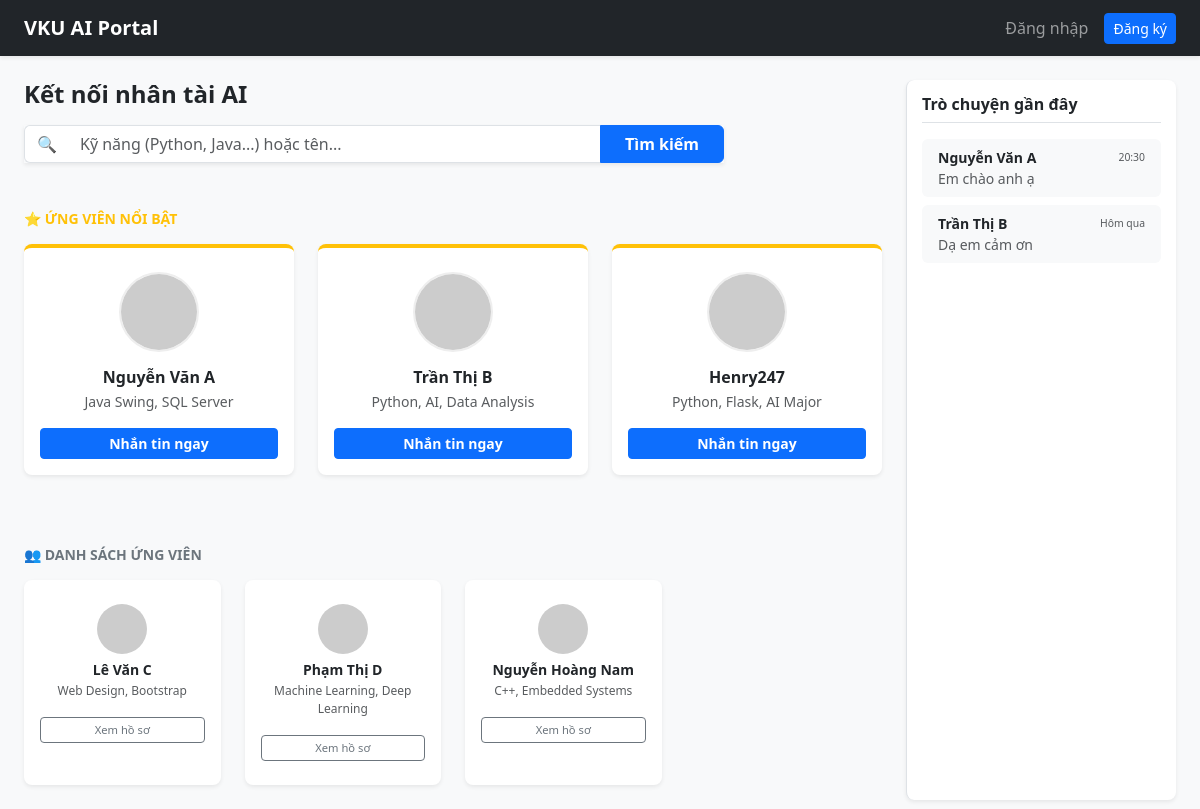
The page / on the database its author committed.
### tables this page shows
CREATE TABLE candidates (
            id INTEGER PRIMARY KEY AUTOINCREMENT,
            name TEXT NOT NULL,
            skills TEXT,
            class_name TEXT,
            is_featured INTEGER DEFAULT 0
        );

### app.py (the view)
@app.route('/')
def index():
    user_id = session.get('user_id')
    search_query = request.args.get('q', '')
    conn = get_db_connection()
    user_info = None
    if user_id:
        user_info = conn.execute('SELECT * FROM users WHERE id = ?', (user_id,)).fetchone()
    if search_query:
        query = f'%{search_query}%'
        featured = conn.execute('SELECT * FROM candidates WHERE is_featured = 1 AND (name LIKE ? OR skills LIKE ?)', (query, query)).fetchall()
        regular = conn.execute('SELECT * FROM candidates WHERE is_featured = 0 AND (name LIKE ? OR skills LIKE ?)', (query, query)).fetchall()
    else:
        featured = conn.execute('SELECT * FROM candidates WHERE is_featured = 1').fetchall()
        regular = conn.execute('SELECT * FROM candidates WHERE is_featured = 0').fetchall()
    history_chats = [
        {'name': 'Nguyễn Văn A', 'time': '20:30', 'last_msg': 'Em chào anh ạ'},
        {'name': 'Trần Thị B', 'time': 'Hôm qua', 'last_msg': 'Dạ em cảm ơn'}
    ]
    conn.close()
    return render_template('index.html', user_info=user_info, featured=featured, regular=regular, search_query=search_query, recent_chats=history_chats)

### app.py (called while the page is built)
def get_db_connection():
    conn = sqlite3.connect('vku_portal.db')
    conn.row_factory = sqlite3.Row
    return conn

### templates/index.html (shortened to what this page needs)
<!DOCTYPE html>
<html lang="vi">
<head>
    <link href="https://cdn.jsdelivr.net/npm/bootstrap@5.3.0/dist/css/bootstrap.min.css" rel="stylesheet">
</head>
<body>
    <nav class="navbar navbar-expand-lg navbar-dark bg-dark shadow-sm">
        <div class="container-fluid px-4">
            <a class="navbar-brand fw-bold" href="/">VKU AI Portal</a>
            <div class="navbar-nav ms-auto align-items-center">
                {% if user_info %}
                    <a href="/post_job" class="nav-link me-3">Đăng tin tuyển dụng</a>
                    <a href="/profile" class="nav-user-link text-decoration-none me-3">
                        {% if user_info.avatar %}
                            <img src="/static/uploads/avatars/{{ user_info.avatar }}" class="nav-avatar me-2">
                        {% else %}
                            <img src="https://ui-avatars.com/api/?name={{ user_info.fullname }}&background=0d6efd&color=fff" class="nav-avatar me-2">
                        {% endif %}
                        <span>{{ user_info.fullname }}</span>
                    </a>
                    <a href="/logout" class="btn btn-outline-danger btn-sm">Thoát</a>
                {% else %}
                    <a href="/login" class="nav-link">Đăng nhập</a>
                    <a href="/register" class="btn btn-primary btn-sm ms-2">Đăng ký</a>
                {% endif %}
            </div>
        </div>
    </nav>
    <div class="container-fluid px-4 mt-4">
        <div class="row">
            <div class="col-md-9">
                <div class="mb-5">
                    <h4 class="fw-bold mb-3">Kết nối nhân tài AI</h4>
                    <form action="/" method="GET" class="d-flex gap-3" style="max-width: 700px;">
                        <div class="input-group shadow-sm">
                            <span class="input-group-text bg-white border-end-0">🔍</span>
                            <input type="text" name="q" class="form-control border-start-0" placeholder="Kỹ năng (Python, Java...) hoặc tên..." value="{{ search_query }}">
                            <button type="submit" class="btn btn-primary px-4 fw-bold">Tìm kiếm</button>
                        </div>
                    </form>
                </div>
                <h6 class="text-warning fw-bold text-uppercase small mb-3">⭐ Ứng viên nổi bật</h6>
                <div class="row mb-5">
                    {% for c in featured %}
                    <div class="col-md-4 mb-4">
                        <div class="card h-100 candidate-card featured-border shadow-sm rounded-3">
                            <div class="card-body text-center pt-4">
                                <img src="https://ui-avatars.com/api/?name={{ c.name }}&background=random&size=128" class="rounded-circle avatar-img mb-3">
                                <h6 class="fw-bold mb-1">{{ c.name }}</h6>
                                <p class="small text-muted mb-3">{{ c.skills }}</p>
                                <button class="btn btn-sm btn-primary w-100 fw-bold" onclick="openChat('{{ c.name }}')">Nhắn tin ngay</button>
                            </div>
                        </div>
                    </div>
                    {% endfor %}
                </div>
                <h6 class="text-secondary fw-bold text-uppercase small mb-3">👥 Danh sách ứng viên</h6>
                <div class="row">
                    {% for c in regular %}
                    <div class="col-md-3 mb-4">
                        <div class="card h-100 candidate-card shadow-sm rounded-3">
                            <div class="card-body text-center py-4">
                                <img src="https://ui-avatars.com/api/?name={{ c.name }}&background=e9ecef&color=495057&size=128" class="rounded-circle mb-2" style="width: 50px; height: 50px;">
                                <h6 class="small fw-bold mb-1">{{ c.name }}</h6>
                                <p class="text-muted mb-3" style="font-size: 0.75rem;">{{ c.skills }}</p>
                                <button class="btn btn-sm btn-outline-secondary w-100" style="font-size: 0.7rem;" onclick="openChat('{{ c.name }}')">Xem hồ sơ</button>
                            </div>
                        </div>
                    </div>
                    {% endfor %}
                </div>
            </div>
            <div class="col-md-3">
                <div class="chat-sidebar shadow-sm rounded-3 bg-white">
                    <h6 class="fw-bold border-bottom pb-2 mb-3">Trò chuyện gần đây</h6>
                    <div class="list-group list-group-flush">
                        {% for chat in recent_chats %}
                        <div class="list-group-item list-group-item-action border-0 mb-2 rounded bg-light" onclick="openChat('{{ chat.name }}')" style="cursor:pointer;">
                            <div class="d-flex justify-content-between align-items-center">
                                <span class="fw-bold small">{{ chat.name }}</span>
                                <small class="text-muted" style="font-size: 0.65rem;">{{ chat.time }}</small>
                            </div>
                            <p class="mb-0 text-muted text-truncate small">{{ chat.last_msg }}</p>
                        </div>
                        {% endfor %}
                    </div>
                </div>
            </div>
        </div>
    </div>
</body>
</html>

### templates/index.html (style rules this page uses)
body { background-color: #f8f9fa; }
.chat-sidebar { border-left: 1px solid #dee2e6; height: 90vh; background: white; padding: 15px; }
.candidate-card { transition: 0.3s; border: none; background: white; }
.featured-border { border-top: 4px solid #ffc107 !important; }
.avatar-img { width: 80px; height: 80px; object-fit: cover; border: 2px solid #eee; }

### rows shown on the page
candidates: name "Nguyễn Văn A", skills "Java Swing, SQL Server"
candidates: name "Trần Thị B", skills "Python, AI, Data Analysis"
candidates: name "Henry247", skills "Python, Flask, AI Major"
candidates: name "Lê Văn C", skills "Web Design, Bootstrap"
candidates: name "Phạm Thị D", skills "Machine Learning, Deep Learning"
candidates: name "Nguyễn Hoàng Nam", skills "C++, Embedded Systems"

### other values the page prints
{{ chat.name }} "Nguyễn Văn A" "Trần Thị B"
{{ chat.time }} "20:30" "Hôm qua"
{{ chat.last_msg }} "Em chào anh ạ" "Dạ em cảm ơn"
